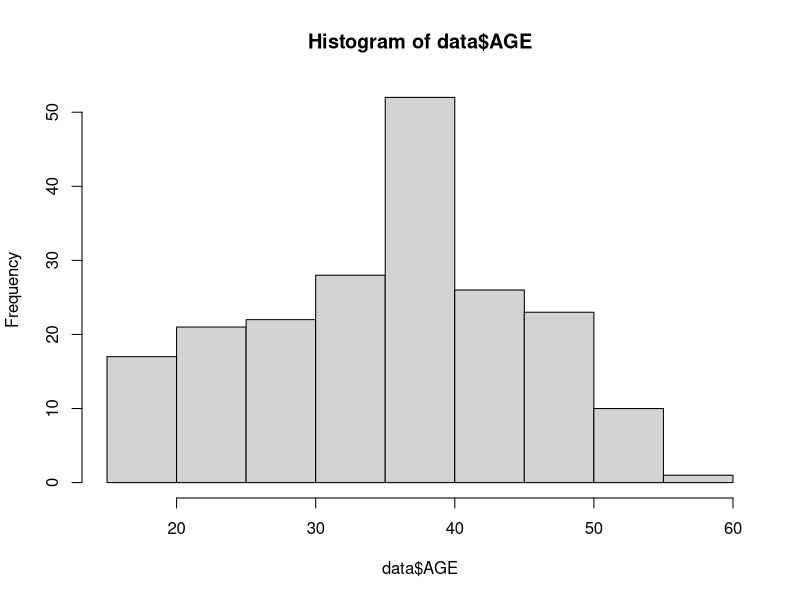
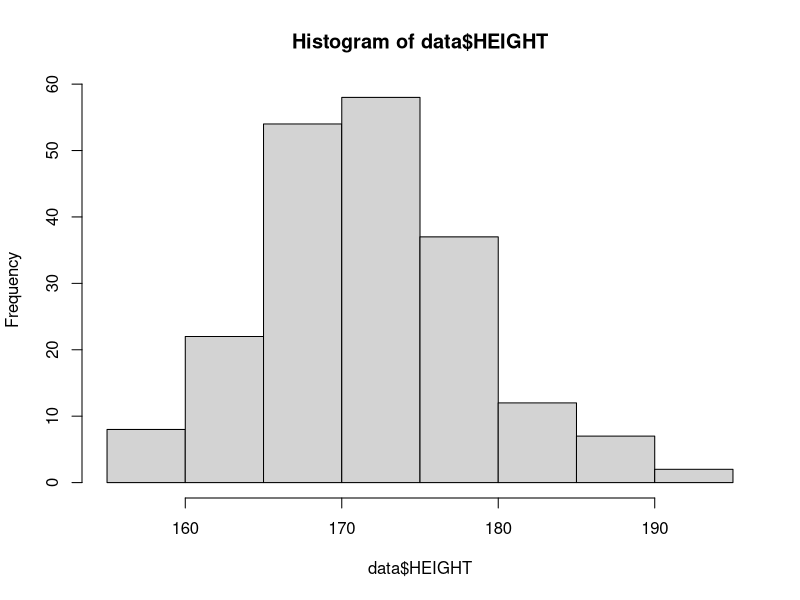
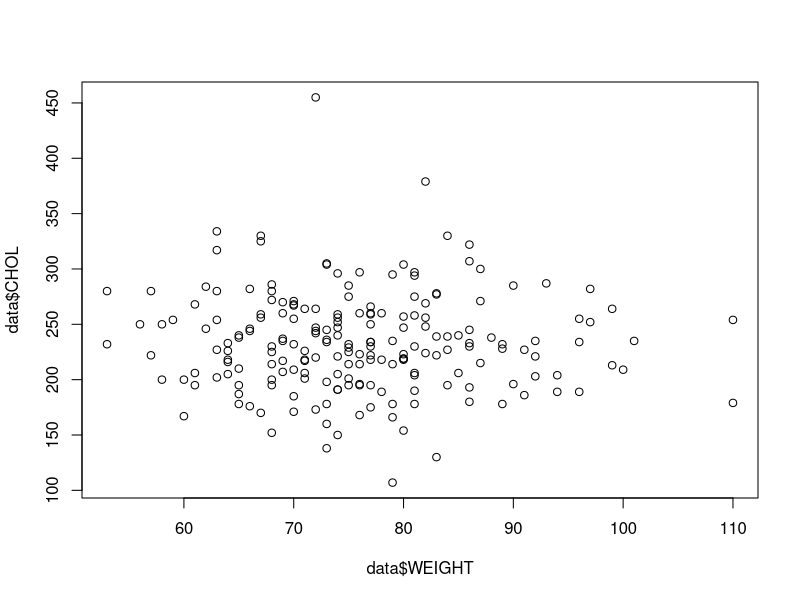
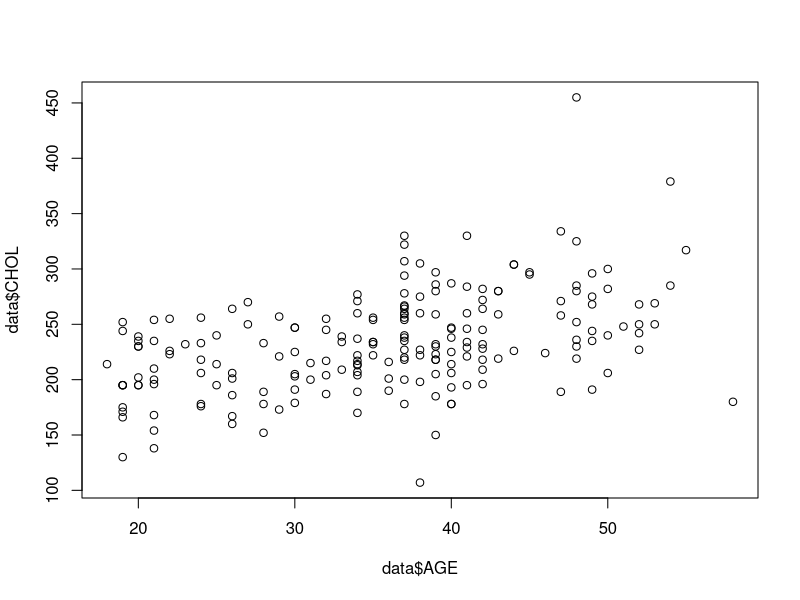
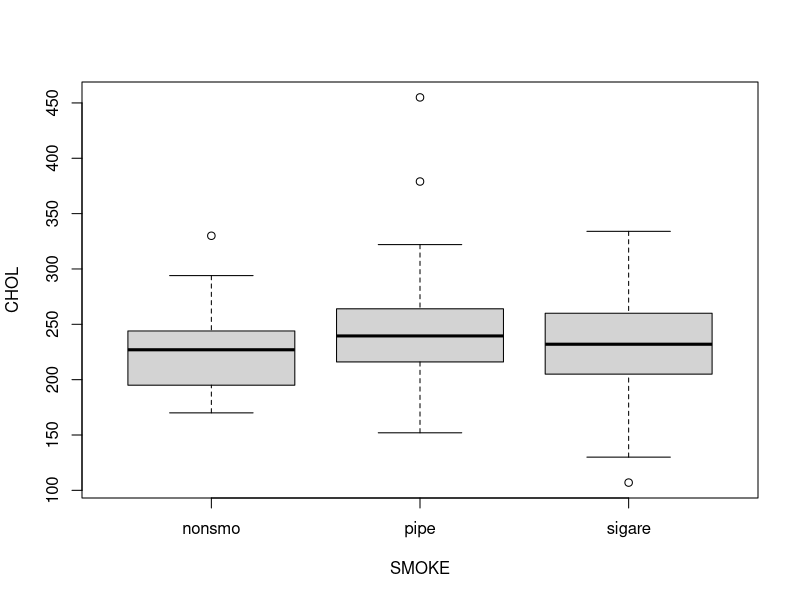

Source code (R) for these figures, in order:
#plotting made easy with R once you get familiar with syntax
data <- read.table("AirPassengers.txt", header = TRUE)
summary(data)
hist(data$AGE)
hist(data$HEIGHT)
#we can also plot two values against each other to see their relation
plot(data$WEIGHT, data$CHOL)
plot(data$AGE, data$CHOL)

#boxplots in R

boxplot(CHOL ~ SMOKE, data = data, col = "lightgray")